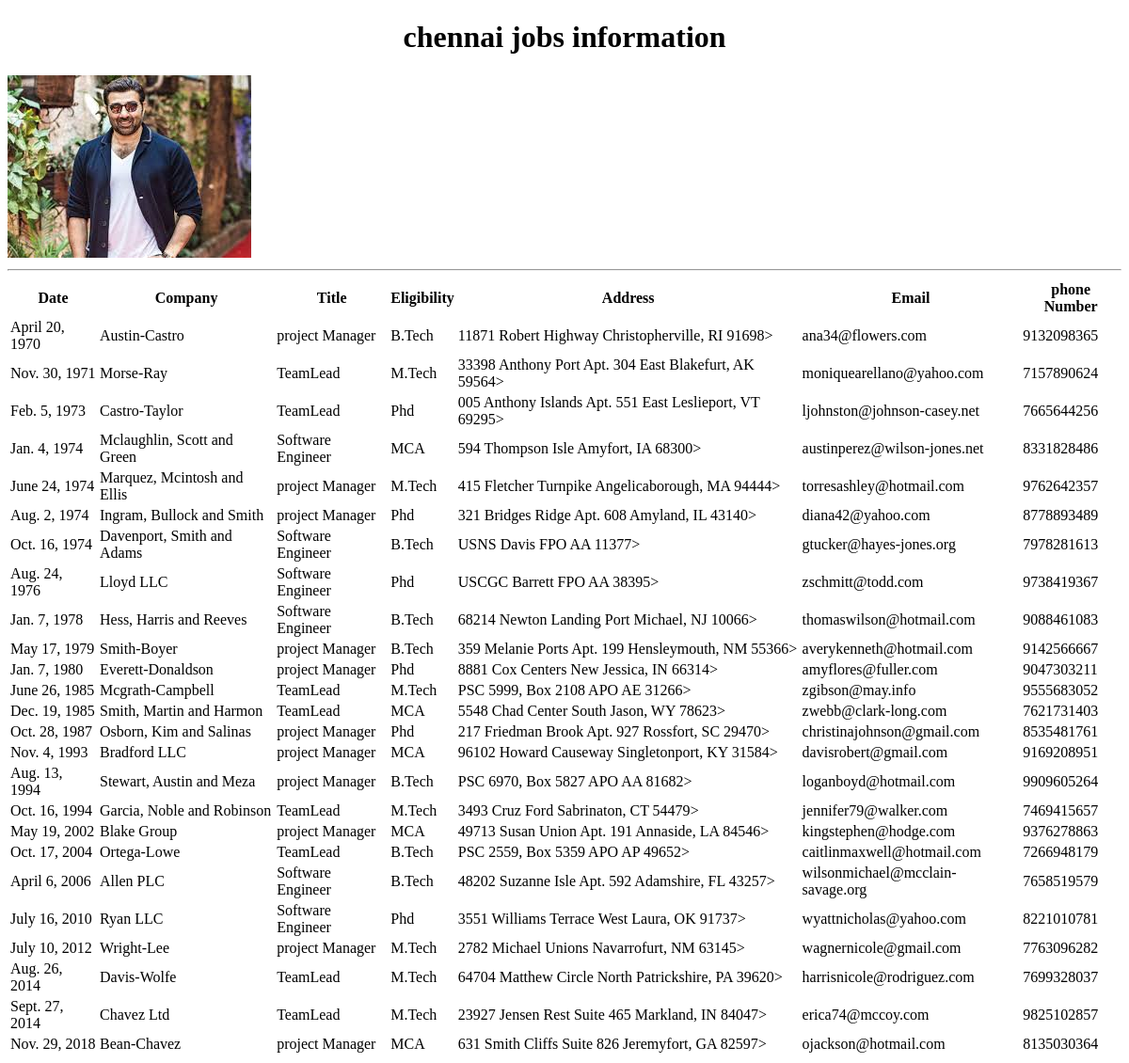
The app's page /chennaijobs/ with its own data.
### testapp/models.py (models this page shows)
class chennaijobs(models.Model):
    date=models.DateField();
    company=models.CharField(max_length=100);
    title=models.CharField(max_length=100);
    eligibility=models.CharField(max_length=100);
    address=models.CharField(max_length=100);
    email=models.EmailField();
    phonenumber=models.IntegerField()

### testapp/views.py (the view)
# urls.py: path('chennaijobs/',views.chennaijobs1),
def chennaijobs1(request):
    chennaijobs_list=chennaijobs.objects.all().order_by('date')
    my_dict={'chennaijobs_list':chennaijobs_list}
    return render(request,'testapp/chennaijobs.html',context=my_dict)

### templates/testapp/chennaijobs.html (shortened to what this page needs)
<!DOCTYPE html>
{%load static%}
<html lang="en" dir="ltr">
  <head>
    <link rel="stylesheet" href="{%static "css/demo.css" %}">
  </head>
  <body>
    <h1>chennai jobs information</h1>
      <img src="{%static "images/sunny.jpeg"%}" alt="">
      <hr>
      {% if chennaijobs_list %}
      <table id='tab'>
        <thead>
          <th>Date</th>
          <th>Company</th>
          <th>Title</th>
          <th>Eligibility</th>
          <th>Address</th>
          <th>Email</th>
          <th>phone Number</th>
        </thead>
        {%for job in chennaijobs_list%}
        <tr>
          <td>{{job.date}}</td>
          <td>{{job.company}}</td>
          <td>{{job.title}}</td>
          <td>{{job.eligibility}}</td>
          <td>{{job.address}}></td>
          <td>{{job.email}}</td>
          <td>{{job.phonenumber}}</td>
        </tr>
        {% endfor %}
      </table>
      {%else %}
      <p>no jobs found in chennai</p>
    {% endif %}
  </body>
</html>

### static/css/demo.css (style rules this page uses)
body { background:url(https://images.unsplash.com/photo-1535443274868-756b0f070b6e?ixlib=rb-1.2.1&ixid=eyJhcHBfaWQiOjEyMDd9&auto=format&fit=crop&w=719&q=80) background-repeat:no-repeat; background-size: cover; }
h1 { text-align: center; }

### records on screen
chennaijobs: date "April 20, 1970", company "Austin-Castro", title "project Manager", eligibility "B.Tech", address "11871 Robert Highway Christopherville, RI 91698", email "ana34@flowers.com", phonenumber "9132098365"
chennaijobs: date "Nov. 30, 1971", company "Morse-Ray", title "TeamLead", eligibility "M.Tech", address "33398 Anthony Port Apt. 304 East Blakefurt, AK 59564", email "moniquearellano@yahoo.com", phonenumber "7157890624"
chennaijobs: date "Feb. 5, 1973", company "Castro-Taylor", title "TeamLead", eligibility "Phd", address "005 Anthony Islands Apt. 551 East Leslieport, VT 69295", email "ljohnston@johnson-casey.net", phonenumber "7665644256"
chennaijobs: date "Jan. 4, 1974", company "Mclaughlin, Scott and Green", title "Software Engineer", eligibility "MCA", address "594 Thompson Isle Amyfort, IA 68300", email "austinperez@wilson-jones.net", phonenumber "8331828486"
chennaijobs: date "June 24, 1974", company "Marquez, Mcintosh and Ellis", title "project Manager", eligibility "M.Tech", address "415 Fletcher Turnpike Angelicaborough, MA 94444", email "torresashley@hotmail.com", phonenumber "9762642357"
chennaijobs: date "Aug. 2, 1974", company "Ingram, Bullock and Smith", title "project Manager", eligibility "Phd", address "321 Bridges Ridge Apt. 608 Amyland, IL 43140", email "diana42@yahoo.com", phonenumber "8778893489"
chennaijobs: date "Oct. 16, 1974", company "Davenport, Smith and Adams", title "Software Engineer", eligibility "B.Tech", address "USNS Davis FPO AA 11377", email "gtucker@hayes-jones.org", phonenumber "7978281613"
chennaijobs: date "Aug. 24, 1976", company "Lloyd LLC", title "Software Engineer", eligibility "Phd", address "USCGC Barrett FPO AA 38395", email "zschmitt@todd.com", phonenumber "9738419367"
chennaijobs: date "Jan. 7, 1978", company "Hess, Harris and Reeves", title "Software Engineer", eligibility "B.Tech", address "68214 Newton Landing Port Michael, NJ 10066", email "thomaswilson@hotmail.com", phonenumber "9088461083"
chennaijobs: date "May 17, 1979", company "Smith-Boyer", title "project Manager", eligibility "B.Tech", address "359 Melanie Ports Apt. 199 Hensleymouth, NM 55366", email "averykenneth@hotmail.com", phonenumber "9142566667"
chennaijobs: date "Jan. 7, 1980", company "Everett-Donaldson", title "project Manager", eligibility "Phd", address "8881 Cox Centers New Jessica, IN 66314", email "amyflores@fuller.com", phonenumber "9047303211"
chennaijobs: date "June 26, 1985", company "Mcgrath-Campbell", title "TeamLead", eligibility "M.Tech", address "PSC 5999, Box 2108 APO AE 31266", email "zgibson@may.info", phonenumber "9555683052"
chennaijobs: date "Dec. 19, 1985", company "Smith, Martin and Harmon", title "TeamLead", eligibility "MCA", address "5548 Chad Center South Jason, WY 78623", email "zwebb@clark-long.com", phonenumber "7621731403"
chennaijobs: date "Oct. 28, 1987", company "Osborn, Kim and Salinas", title "project Manager", eligibility "Phd", address "217 Friedman Brook Apt. 927 Rossfort, SC 29470", email "christinajohnson@gmail.com", phonenumber "8535481761"
chennaijobs: date "Nov. 4, 1993", company "Bradford LLC", title "project Manager", eligibility "MCA", address "96102 Howard Causeway Singletonport, KY 31584", email "davisrobert@gmail.com", phonenumber "9169208951"
chennaijobs: date "Aug. 13, 1994", company "Stewart, Austin and Meza", title "project Manager", eligibility "B.Tech", address "PSC 6970, Box 5827 APO AA 81682", email "loganboyd@hotmail.com", phonenumber "9909605264"
chennaijobs: date "Oct. 16, 1994", company "Garcia, Noble and Robinson", title "TeamLead", eligibility "M.Tech", address "3493 Cruz Ford Sabrinaton, CT 54479", email "jennifer79@walker.com", phonenumber "7469415657"
chennaijobs: date "May 19, 2002", company "Blake Group", title "project Manager", eligibility "MCA", address "49713 Susan Union Apt. 191 Annaside, LA 84546", email "kingstephen@hodge.com", phonenumber "9376278863"
chennaijobs: date "Oct. 17, 2004", company "Ortega-Lowe", title "TeamLead", eligibility "B.Tech", address "PSC 2559, Box 5359 APO AP 49652", email "caitlinmaxwell@hotmail.com", phonenumber "7266948179"
chennaijobs: date "April 6, 2006", company "Allen PLC", title "Software Engineer", eligibility "B.Tech", address "48202 Suzanne Isle Apt. 592 Adamshire, FL 43257", email "wilsonmichael@mcclain-savage.org", phonenumber "7658519579"
chennaijobs: date "July 16, 2010", company "Ryan LLC", title "Software Engineer", eligibility "Phd", address "3551 Williams Terrace West Laura, OK 91737", email "wyattnicholas@yahoo.com", phonenumber "8221010781"
chennaijobs: date "July 10, 2012", company "Wright-Lee", title "project Manager", eligibility "M.Tech", address "2782 Michael Unions Navarrofurt, NM 63145", email "wagnernicole@gmail.com", phonenumber "7763096282"
chennaijobs: date "Aug. 26, 2014", company "Davis-Wolfe", title "TeamLead", eligibility "M.Tech", address "64704 Matthew Circle North Patrickshire, PA 39620", email "harrisnicole@rodriguez.com", phonenumber "7699328037"
chennaijobs: date "Sept. 27, 2014", company "Chavez Ltd", title "TeamLead", eligibility "M.Tech", address "23927 Jensen Rest Suite 465 Markland, IN 84047", email "erica74@mccoy.com", phonenumber "9825102857"
chennaijobs: date "Nov. 29, 2018", company "Bean-Chavez", title "project Manager", eligibility "MCA", address "631 Smith Cliffs Suite 826 Jeremyfort, GA 82597", email "ojackson@hotmail.com", phonenumber "8135030364"
